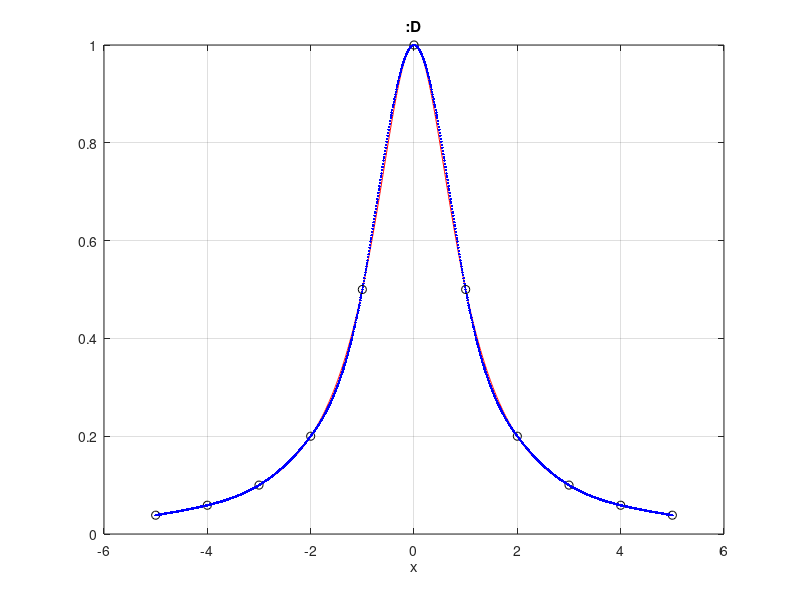
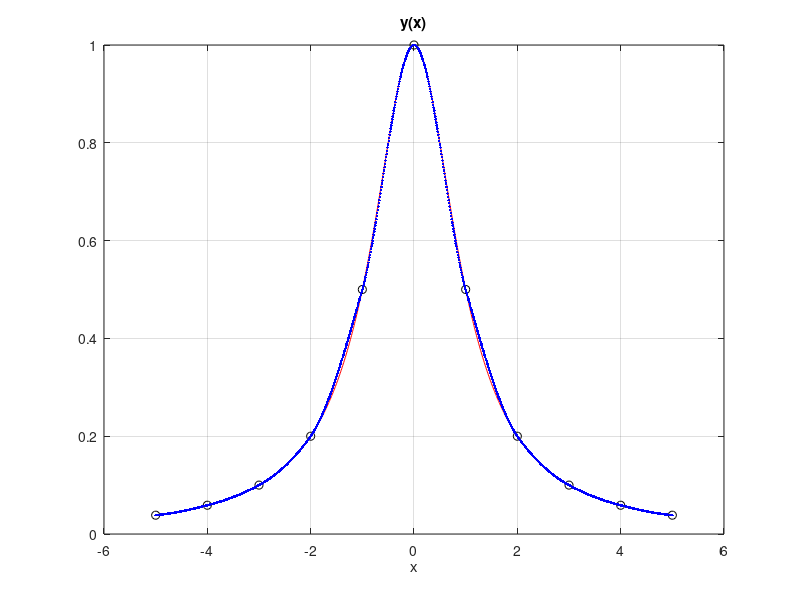

The MATLAB source for these figures, in order:
clear all; close all;
% Funkcja dokladnie - malymi kroczkami
x = ( -5 : 0.01 : 5)';
y = 1 ./ (1+x.^2);
%y=sin(x);
% Wezly - zgrubnie - duze kroki
xk = ( -5 : 1 : 5)';
yk = 1./(1+xk.^2);
%yk=sin(xk);
yll=zeros(length(x),1);
a=0;
llen=x(length(x))-x(1);
j=1;
solve=zeros(4*(length(xk)-1),4*(length(xk)-1));
hektor=zeros(4*(length(xk)-1),1);
for i=1:length(xk)-2
   x2=xk(i+1);
   x1=xk(i);
   macrz=[x1^3,    x1^2,  x1^1,  1,  0,       0,     0,  0;
          x2^3,    x2^2,  x2^1,  1,  0,       0,     0,  0;
          3*x2^2,  2*x2,     1,  0, -3*x2^2, -2*x2, -1,  0;
          6*x2^1,  2,        0,  0, -6*x2^1, -2,     0,  0];
   plus=4*(i-1);
   solve(1+plus:4+plus,1+plus:8+plus)=macrz;
   hektor(1+plus:4+plus)=[yk(i),yk(i+1),0,0];
end
solveLen=length(solve);
solve(solveLen-3:solveLen-2,solveLen-3:solveLen)=[xk(length(xk)-1)^3,  xk(length(xk)-1)^2, xk(length(xk)-1)^1, 1;
                                                 xk(length(xk))^3,    xk(length(xk))^2,   xk(length(xk))^1,   1];
solve(solveLen,1:4)=[6*xk(1),2,0,0];
solve(solveLen-1,length(solve)-3:solveLen)=[6*xk(length(xk)),2,0,0];
hektor(solveLen-3:solveLen)=[yk(length(yk)-1),yk(length(yk)),0,0];
%solced=zeros(4*(length(xk)-1),4*(length(xk)-1));
det(solve)
N=length(solve);
Mnory=zeros(N);
for i=1:N
   for j=1:N
       minor = solve;
       minor(i,:) = [];
       minor(:,j) = [];
       Mnory(i,j)=det(minor)*(-1)^(i+j);
   end
end
solved=transpose(Mnory)/det(solve)
%solved=Fll(solve,1);
leters = solved*hektor;
j=1;
for i=2:length(xk)
   plus=4*(i-2);
   for jj=xk(i-1):0.01:xk(i)
       yll(j)= leters(1+plus)*x(j)^3 + leters(2+plus)*x(j)^2 + leters(3+plus)*x(j)^1 + leters(4+plus)*x(j)^0;
       j=j+1;
   end
   j=j-1;
end
figure; plot(x,y,'r',xk,yk,'ko',x,yll,'b.'); xlabel('x'); title(':D'); grid;
% Cubic spline
yi = interp1(xk,yk,x,'cubic');
figure; plot(x,y,'r',xk,yk,'ko',x,yi,'b.'); xlabel('x'); title('y(x)'); grid;
